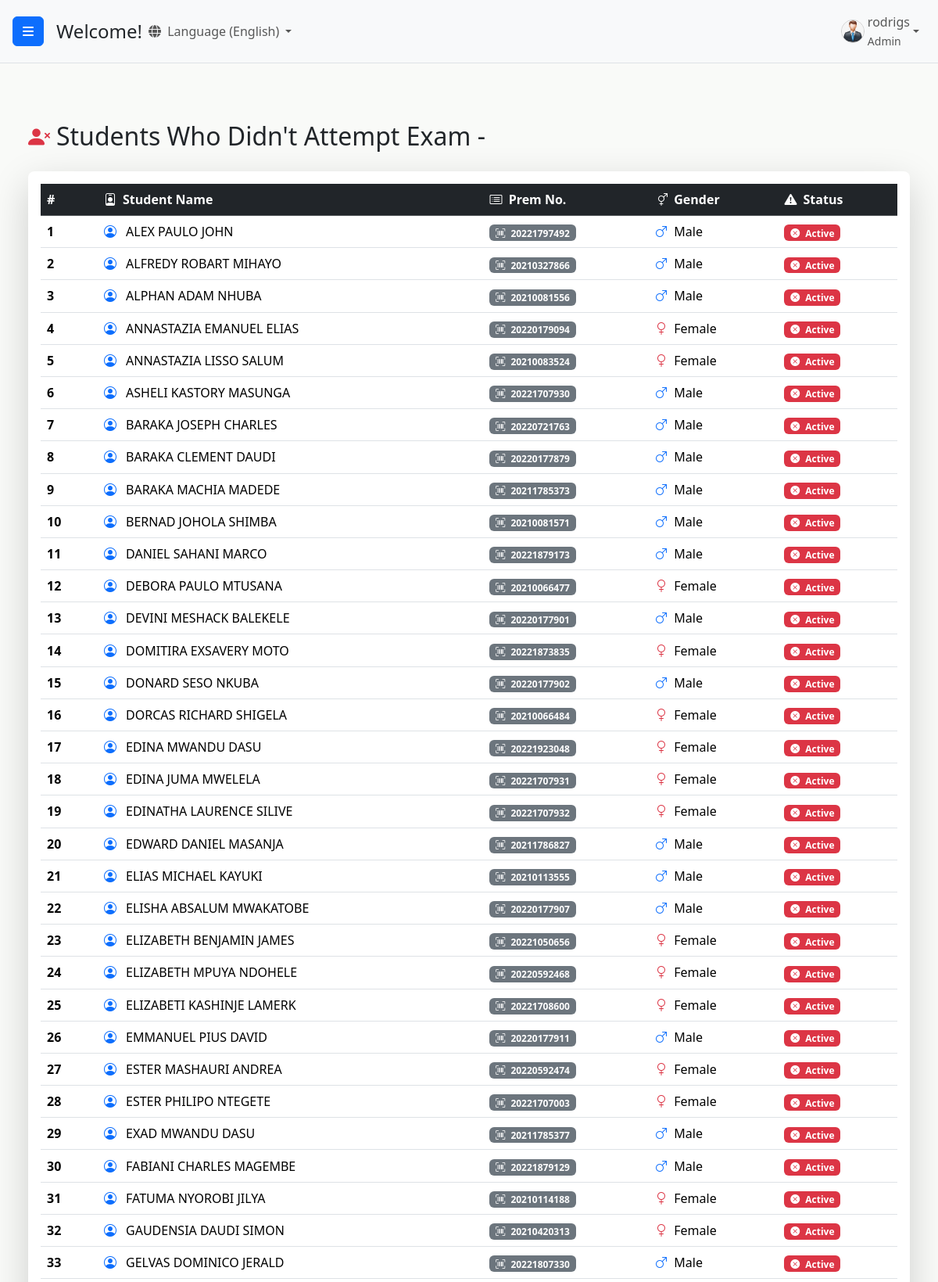
/reports/not-attempted-students/4/1/ (signed in, upper part), run on the app's committed database.
### users/models.py (models this page shows, shortened)
class CustomUser(AbstractUser):
    ROLE_CHOICES = (
        ('admin', 'Admin'),
        ('headteacher', 'Head Teacher'),
        ('class_teacher', 'Class Teacher'),
        ('academic_teacher', 'Academic Teacher'),
        ('statistic_teacher', 'Statistic Teacher'),
        ('subject_teacher', 'Subject Teacher'),
    )
    GENDER_CHOICES = (
        ('M', 'Male'),
        ('F', 'Female'),
        ('O', 'Other'), # Optional: for inclusivity
    )
    role = models.CharField(max_length=20, choices=ROLE_CHOICES, default='academic_teacher')
    is_approved = models.BooleanField(default=False)
    phone_regex = RegexValidator(regex=r'^\+?1?\d{9,15}$',
                                 message="Phone number must be entered in the format: '+999999999'. Up to 15 digits allowed.")
    phone_number = models.CharField(validators=[phone_regex],
                                    max_length=17,
                                    blank=True,
                                    null=True,
                                    unique=True
                                    )
    gender = models.CharField(max_length=1, choices=GENDER_CHOICES, blank=True, null=True)
    address = models.CharField(max_length=255, blank=True, null=True) # <-- ADD THIS FIELD if it's not there
    security_question_1 = models.CharField(max_length=255, blank=True, null=True)
    security_answer_1 = models.CharField(max_length=255, blank=True, null=True)
    security_question_2 = models.CharField(max_length=255, blank=True, null=True)
    security_answer_2 = models.CharField(max_length=255, blank=True, null=True)
    security_question_3 = models.CharField(max_length=255, blank=True, null=True)
    security_answer_3 = models.CharField(max_length=255, blank=True, null=True)
    security_questions_set = models.BooleanField(default=False)
    groups = models.ManyToManyField(
        Group,
        verbose_name=('groups'),
        blank=True,
        help_text=(
            'The groups this user belongs to. A user will get all permissions '
            'granted to each of their groups.'
        ),
        related_name="customuser_set",
        related_query_name="customuser",
    )
    user_permissions = models.ManyToManyField(
        Permission,
        verbose_name=('user permissions'),
        blank=True,
        help_text=('Specific permissions for this user.'),
        related_name="customuser_set",
        related_query_name="customuser",
    )

### students/models.py (models this page shows, shortened)
class Student(models.Model):
    prem_number = models.CharField(max_length=20, unique=True)
    first_name = models.CharField(max_length=100)
    middle_name = models.CharField(max_length=100, blank=True, null=True) # <<< ADDED THIS LINE
    last_name = models.CharField(max_length=100)
    date_of_birth = models.DateField()
    gender_choices = (
        ('M', 'Male'),
        ('F', 'Female'),
        ('O', 'Other'),
    )
    gender = models.CharField(max_length=1, choices=gender_choices)
    STATUS_CHOICES = [
        ('Active', 'Active'),
        ('Inactive', 'Inactive'),
        ('Graduated', 'Graduated'),
        ('Transferred', 'Transferred Out'),
        ('Suspended', 'Suspended'), # Add other relevant statuses
    ]
    status = models.CharField(
        max_length=20,
        choices=STATUS_CHOICES,
        default='Active' # Set a default for new students
    )
    current_class = models.ForeignKey(
        Class,
        on_delete=models.SET_NULL,
        null=True,
        blank=True,
        related_name='students',
    )
    graduation_year = models.IntegerField(null=True, blank=True)
    has_attempted_exam = models.BooleanField(default=False)
    class Meta:
        ordering = ['current_class__name', 'first_name', 'last_name']

### reports/views.py (the view)
# urls.py: path('not-attempted-students/<int:class_id>/<int:examination_id>/', views.not_attempted_students, name='not_attempted_students'),
@role_required(['headteacher', 'academic_teacher', 'statistic_teacher', 'admin'])
def not_attempted_students(request, class_id, examination_id):
    current_class = get_object_or_404(Class, pk=class_id)
    all_students_in_class = Student.objects.filter(current_class=current_class)
    attempted_student_ids = Mark.objects.filter(
        student__current_class=current_class,
        examination_id=examination_id,
        score__gt=0  # Use your corrected field name
    ).values_list('student_id', flat=True)
    not_attempted_students = all_students_in_class.exclude(
        id__in=attempted_student_ids
    ).order_by('first_name', 'last_name')
    context = {
        'students': not_attempted_students,
        'current_class': current_class,
        'examination_id': examination_id,
    }
    return render(request, 'reports/not_attempted_students.html', context)

### reports/utils.py (called while the page is built)
def has_role(user, roles):
    if not user.is_authenticated:
        return False
    if hasattr(user, 'role') and user.role in roles:
        return True
    if user.groups.filter(name__in=roles).exists():
        return True
    return user.is_superuser

def role_required(roles):
    def decorator(view_func):
        @wraps(view_func)
        def _wrapped(request, *args, **kwargs):
            if has_role(request.user, roles):
                return view_func(request, *args, **kwargs)
            return HttpResponseForbidden("You do not have permission to view this page.")
        return _wrapped
    return decorator

### reports/templates/reports/not_attempted_students.html (shortened to what this page needs)
{% extends "base.html" %}
{% load i18n %}
{% block content %}
<div class="container-fluid py-5">
    <div class="d-flex align-items-center mb-4">
        <i class="bi bi-person-x-fill text-danger fs-3 me-2"></i>
        <h2 class="mb-0">Students Who Didn't Attempt Exam - {{ class_name }}</h2>
    </div>
    <div class="card shadow-lg border-0 rounded-3">
        <div class="card-body">
            {% if students %}
                <div class="table-responsive">
                    <table class="table table-hover align-middle">
                        <thead class="table-dark">
                            <tr>
                                <th scope="col">#</th>
                                <th scope="col"><i class="bi bi-person-badge me-1"></i> Student Name</th>
                                <th scope="col"><i class="bi bi-card-list me-1"></i> Prem No.</th>
                                <th scope="col"><i class="bi bi-gender-ambiguous me-1"></i> Gender</th>
                                <th scope="col"><i class="bi bi-exclamation-triangle-fill me-1"></i> Status</th>
                            </tr>
                        </thead>
                        <tbody>
                            {% for student in students %}
                            <tr>
                                <th scope="row">{{ forloop.counter }}</th>
                                <td>
                                    <i class="bi bi-person-circle text-primary me-2"></i>
                                    {{ student.first_name }} {{ student.middle_name }} {{ student.last_name }}
                                </td>
                                <td>
                                    <span class="badge bg-secondary">
                                        <i class="bi bi-upc-scan me-1"></i> {{ student.prem_number }}
                                    </span>
                                </td>
                                <td>
                                    {% if student.get_gender_display == "Male" %}
                                        <i class="bi bi-gender-male text-primary me-1"></i>
                                    {% else %}
                                        <i class="bi bi-gender-female text-danger me-1"></i>
                                    {% endif %}
                                    {{ student.get_gender_display }}
                                </td>
                                <td>
                                    <span class="badge bg-danger">
                                        <i class="bi bi-x-circle-fill me-1"></i> {{ student.status|title }}
                                    </span>
                                </td>
                            </tr>
                            {% endfor %}
                        </tbody>
                    </table>
                </div>
            {% endif %}
        </div>
    </div>
</div>
{% endblock content %}

### templates/base.html (shortened to what this page needs)
{% load static %}
{% load i18n %}
<!DOCTYPE html>
<html lang="en">
<head>
    <link href="https://cdn.jsdelivr.net/npm/bootstrap@5.3.3/dist/css/bootstrap.min.css" rel="stylesheet">
    <link rel="stylesheet" href="https://cdn.jsdelivr.net/npm/bootstrap-icons@1.10.5/font/bootstrap-icons.css">
    <link rel="stylesheet" href="https://cdnjs.cloudflare.com/ajax/libs/font-awesome/6.5.2/css/all.min.css" />
    {% block dashboard_css %}
        <link rel="stylesheet" href="{% static 'users/css/dashboard.css' %}">
    {% endblock %}
</head>
<body class="d-flex flex-column min-vh-100">
    {% block body_content %}
        <div class="d-flex flex-grow-1" id="wrapper">
            <div id="page-content-wrapper" class="flex-grow-1 d-flex flex-column">
                <nav class="navbar navbar-expand-lg navbar-light bg-light border-bottom">
                    <button class="btn btn-primary" id="menu-toggle">
                        <i class="fas fa-bars"></i>
                    </button>
                    <h4 class="ms-3 my-0">{% block page_heading %}Welcome!{% endblock %}</h4>
                    {% get_current_language as LANGUAGE_CODE %}
                <div class="collapse navbar-collapse" id="navbarSupportedContent">
                    <ul class="navbar-nav me-auto mt-2 mt-lg-0">
                        <li class="nav-item dropdown">
                            <a class="nav-link dropdown-toggle" href="#" id="navbarDropdownLanguage" role="button" data-bs-toggle="dropdown" aria-expanded="false">
                                <i class="fas fa-globe me-1"></i>
                                {% if LANGUAGE_CODE == 'en' %}{% translate "Language" %} (English){% else %}{% translate "Language" %} (Kiswahili){% endif %}
                            </a>
                                {% get_language_info for 'en' as lang_en %}
                                {% get_language_info for 'sw' as lang_sw %}
                        </li>
                    </ul>
                    <ul class="navbar-nav mt-2 mt-lg-0">
                        {% if user.is_authenticated %}
                            <li class="nav-item dropdown">
                                <a class="nav-link dropdown-toggle d-flex align-items-center" href="#" id="navbarDropdownDashboard" role="button" data-bs-toggle="dropdown" data-bs-display="static" aria-expanded="false">
                                    {% if user.gender == 'M' %}
                                        <img src="{% static 'users/img/male_icon.png' %}" alt="Male User Icon" class="rounded-circle me-1" style="width: 30px; height: 30px; object-fit: cover;">
                                    {% elif user.gender == 'F' %}
                                        <img src="{% static 'users/img/female_icon.png' %}" alt="Female User Icon" class="rounded-circle me-1" style="width: 30px; height: 30px; object-fit: cover;">
                                    {% else %}
                                        <i class="fas fa-user me-1"></i>
                                    {% endif %}
                                    <span>
                                        {% if user.first_name and user.last_name %}
                                            {{ user.first_name }} {{ user.last_name }}
                                        {% else %}
                                            {{ user.username }}
                                        {% endif %}
                                        {% if user.role %}
                                            <br><small>{{ user.get_role_display }}</small>
                                        {% endif %}
                                    </span>
                                </a>
                            </li>
                        {% else %}
                            <li class="nav-item">
                                <a class="nav-link" href="{% url 'login' %}">{% translate "Login" %}</a>
                            </li>
                        {% endif %}
                    </ul>
                </div>
                </nav>
                <div id="main-content-area" class="flex-grow-1 overflow-auto">
                    {% block content %}{% endblock %}
                </div>
            </div>
        </div>
    {% endblock body_content %}
</body>
</html>

### users/static/users/css/dashboard.css (style rules this page uses)
html, body { height: 100%; margin: 0; padding: 0; font-family: 'Segoe UI', Tahoma, Geneva, Verdana, sans-serif; overflow-x: hidden; }
body { display: flex; flex-direction: column; min-height: 100vh; }
#wrapper { display: flex; flex-grow: 1; width: 100%; overflow: hidden; }
#page-content-wrapper { display: flex; flex-direction: column; flex-grow: 1; overflow-x: hidden; width: 100%; transition: margin .25s ease-out; }
#main-content-area { flex-grow: 1; padding: 1.5rem; background-color: #f9faf8; padding-bottom: 70px; }
@media (min-width: 768px) { #page-content-wrapper { width: calc(100% - 250px); } }
#page-content-wrapper .navbar { padding: 0.5rem 1rem; }
.navbar-nav .nav-item .nav-link img { border: 1px solid #ccc; }
.card { border: 1px solid rgba(0,0,0,.125); border-radius: 0.25rem; background-color: #fff; box-shadow: 0 0.125rem 0.25rem rgba(0,0,0,.075); height: 100%; display: flex; flex-direction: column; }
#wrapper { display: flex; }
#page-content-wrapper { min-width: 0; width: 100%; display: flex; flex-direction: column; }

### data on the page
CustomUser: username "rodrigs", role "Admin"
Student: first_name "ALEX", middle_name "PAULO", last_name "JOHN", prem_number "20221797492", gender "Male", status "Active"
Student: first_name "ALFREDY", middle_name "ROBART", last_name "MIHAYO", prem_number "20210327866", gender "Male", status "Active"
Student: first_name "ALPHAN", middle_name "ADAM", last_name "NHUBA", prem_number "20210081556", gender "Male", status "Active"
Student: first_name "ANNASTAZIA", middle_name "EMANUEL", last_name "ELIAS", prem_number "20220179094", gender "Female", status "Active"
Student: first_name "ANNASTAZIA", middle_name "LISSO", last_name "SALUM", prem_number "20210083524", gender "Female", status "Active"
Student: first_name "ASHELI", middle_name "KASTORY", last_name "MASUNGA", prem_number "20221707930", gender "Male", status "Active"
Student: first_name "BARAKA", middle_name "JOSEPH", last_name "CHARLES", prem_number "20220721763", gender "Male", status "Active"
Student: first_name "BARAKA", middle_name "CLEMENT", last_name "DAUDI", prem_number "20220177879", gender "Male", status "Active"
Student: first_name "BARAKA", middle_name "MACHIA", last_name "MADEDE", prem_number "20211785373", gender "Male", status "Active"
Student: first_name "BERNAD", middle_name "JOHOLA", last_name "SHIMBA", prem_number "20210081571", gender "Male", status "Active"
Student: first_name "DANIEL", middle_name "SAHANI", last_name "MARCO", prem_number "20221879173", gender "Male", status "Active"
Student: first_name "DEBORA", middle_name "PAULO", last_name "MTUSANA", prem_number "20210066477", gender "Female", status "Active"
Student: first_name "DEVINI", middle_name "MESHACK", last_name "BALEKELE", prem_number "20220177901", gender "Male", status "Active"
Student: first_name "DOMITIRA", middle_name "EXSAVERY", last_name "MOTO", prem_number "20221873835", gender "Female", status "Active"
Student: first_name "DONARD", middle_name "SESO", last_name "NKUBA", prem_number "20220177902", gender "Male", status "Active"
Student: first_name "DORCAS", middle_name "RICHARD", last_name "SHIGELA", prem_number "20210066484", gender "Female", status "Active"
Student: first_name "EDINA", middle_name "MWANDU", last_name "DASU", prem_number "20221923048", gender "Female", status "Active"
Student: first_name "EDINA", middle_name "JUMA", last_name "MWELELA", prem_number "20221707931", gender "Female", status "Active"
Student: first_name "EDINATHA", middle_name "LAURENCE", last_name "SILIVE", prem_number "20221707932", gender "Female", status "Active"
Student: first_name "EDWARD", middle_name "DANIEL", last_name "MASANJA", prem_number "20211786827", gender "Male", status "Active"
Student: first_name "ELIAS", middle_name "MICHAEL", last_name "KAYUKI", prem_number "20210113555", gender "Male", status "Active"
Student: first_name "ELISHA", middle_name "ABSALUM", last_name "MWAKATOBE", prem_number "20220177907", gender "Male", status "Active"
Student: first_name "ELIZABETH", middle_name "BENJAMIN", last_name "JAMES", prem_number "20221050656", gender "Female", status "Active"
Student: first_name "ELIZABETH", middle_name "MPUYA", last_name "NDOHELE", prem_number "20220592468", gender "Female", status "Active"
Student: first_name "ELIZABETI", middle_name "KASHINJE", last_name "LAMERK", prem_number "20221708600", gender "Female", status "Active"
Student: first_name "EMMANUEL", middle_name "PIUS", last_name "DAVID", prem_number "20220177911", gender "Male", status "Active"
Student: first_name "ESTER", middle_name "MASHAURI", last_name "ANDREA", prem_number "20220592474", gender "Female", status "Active"
Student: first_name "ESTER", middle_name "PHILIPO", last_name "NTEGETE", prem_number "20221707003", gender "Female", status "Active"
Student: first_name "EXAD", middle_name "MWANDU", last_name "DASU", prem_number "20211785377", gender "Male", status "Active"
Student: first_name "FABIANI", middle_name "CHARLES", last_name "MAGEMBE", prem_number "20221879129", gender "Male", status "Active"
Student: first_name "FATUMA", middle_name "NYOROBI", last_name "JILYA", prem_number "20210114188", gender "Female", status "Active"
Student: first_name "GAUDENSIA", middle_name "DAUDI", last_name "SIMON", prem_number "20210420313", gender "Female", status "Active"
Student: first_name "GELVAS", middle_name "DOMINICO", last_name "JERALD", prem_number "20221807330", gender "Male", status "Active"
